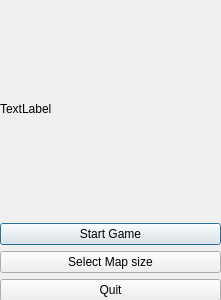
<?xml version="1.0" encoding="UTF-8"?>
<ui version="4.0">
 <class>startdialog</class>
 <widget class="QDialog" name="startdialog">
  <property name="geometry">
   <rect>
    <x>0</x>
    <y>0</y>
    <width>221</width>
    <height>300</height>
   </rect>
  </property>
  <property name="windowTitle">
   <string>Dialog</string>
  </property>
  <widget class="QWidget" name="verticalLayoutWidget">
   <property name="geometry">
    <rect>
     <x>0</x>
     <y>0</y>
     <width>221</width>
     <height>301</height>
    </rect>
   </property>
   <layout class="QVBoxLayout" name="verticalLayout">
    <item>
     <widget class="QLabel" name="pictureLabel">
      <property name="text">
       <string>TextLabel</string>
      </property>
     </widget>
    </item>
    <item>
     <widget class="QPushButton" name="startButton">
      <property name="text">
       <string>Start Game</string>
      </property>
     </widget>
    </item>
    <item>
     <widget class="QPushButton" name="mapSizeButton">
      <property name="text">
       <string>Select Map size</string>
      </property>
     </widget>
    </item>
    <item>
     <widget class="QPushButton" name="QuitButton">
      <property name="text">
       <string>Quit</string>
      </property>
     </widget>
    </item>
   </layout>
  </widget>
 </widget>
 <resources/>
 <connections/>
</ui>
